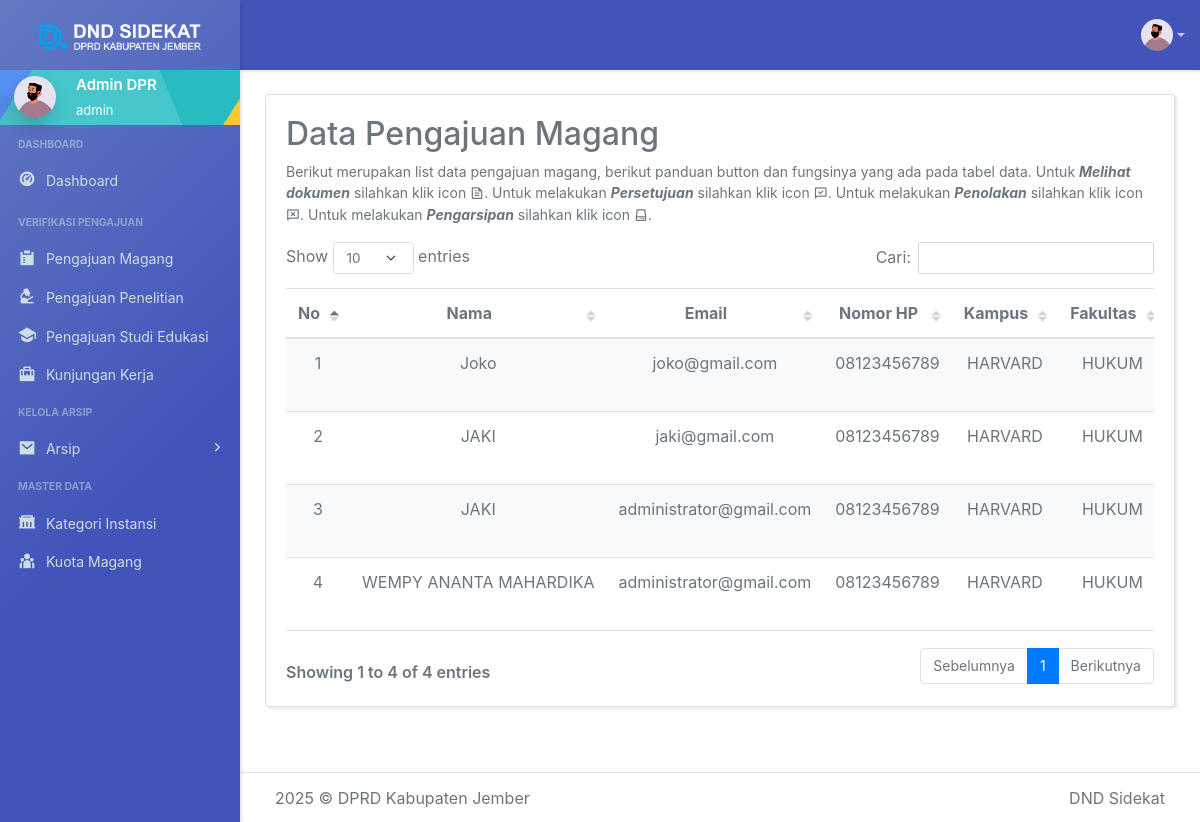
Page /admin/verifikasi_penelitian.php (signed in) on the committed database.
### tables this page shows
CREATE TABLE `pengajuan_penelitian`  (
  `id` int(11) NOT NULL AUTO_INCREMENT,
  `nama` varchar(100) NULL DEFAULT NULL,
  `email` varchar(100) NULL DEFAULT NULL,
  `nomor_hp` varchar(15) NULL DEFAULT NULL,
  `kampus` varchar(100) NULL DEFAULT NULL,
  `fakultas` varchar(100) NULL DEFAULT NULL,
  `prodi` varchar(100) NULL DEFAULT NULL,
  `nim` varchar(50) NULL DEFAULT NULL,
  `tanggal_input` timestamp NOT NULL DEFAULT CURRENT_TIMESTAMP,
  `file_jpg` varchar(255) NULL DEFAULT NULL,
  `file_pdf` varchar(255) NULL DEFAULT NULL,
  `status` enum('pending','disetujui','ditolak') NULL DEFAULT 'pending',
  `status_data` enum('pending','arsip') NULL DEFAULT 'pending',
  `alasan_penolakan` text NULL,
  `id_external` varchar(18) NULL DEFAULT NULL,
  PRIMARY KEY (`id`) USING BTREE
);

### admin/verifikasi_penelitian.php (the view, shortened to what this page needs)
<?php
include '../config/database.php';
$query = "SELECT * FROM pengajuan_penelitian WHERE status = 'pending' OR status_data = 'pending' ORDER BY tanggal_input DESC";
$result = $conn->query($query);
?>
<!DOCTYPE html>
<html lang="id">
<head>
    <link href="assets/vendor/datatables.net-bs5/css/dataTables.bootstrap5.min.css" rel="stylesheet" type="text/css" />
    <link href="assets/vendor/datatables.net-fixedcolumns-bs5/css/fixedColumns.bootstrap5.min.css" rel="stylesheet" type="text/css" />
    <link href="assets/vendor/datatables.net-fixedheader-bs5/css/fixedHeader.bootstrap5.min.css" rel="stylesheet" type="text/css" />
    <link href="assets/vendor/datatables.net-buttons-bs5/css/buttons.bootstrap5.min.css" rel="stylesheet" type="text/css" />
    <link href="assets/vendor/datatables.net-select-bs5/css/select.bootstrap5.min.css" rel="stylesheet" type="text/css" />
    <link href="assets/css/app.min.css" rel="stylesheet" type="text/css" id="app-style" />
    <link href="assets/css/icons.min.css" rel="stylesheet" type="text/css" />
    <link rel="stylesheet" href="https://stackpath.bootstrapcdn.com/bootstrap/4.5.2/css/bootstrap.min.css">
</head>
<body>
    <div class="wrapper">
        <div class="navbar-custom">
            <div class="topbar container-fluid">
                <ul class="topbar-menu d-flex align-items-center gap-3">
                    <li class="nav-item dropdown">
                        <a class="nav-link dropdown-toggle" href="#" id="navbarDropdown" role="button" data-toggle="dropdown" aria-haspopup="true" aria-expanded="false">
                            <span class="account-user-avatar">
                                <img src="assets/images/users/avatar-1.jpg" alt="user-image" width="32" class="rounded-circle">
                            </span>
                        </a>
                    </li>
                </ul>
            </div>
        </div>
        <div class="leftside-menu">
            <a href="index.html" class="logo logo-dark">
                <span class="logo-lg">
                    <img src="assets/images/logo_dnd.png" alt="dark logo">
                </span>
            </a>
            <div class="h-100" id="leftside-menu-container" data-simplebar>
                <div class="leftbar-user p-1 text-white">
                    <a class="d-flex align-items-center text-reset">
                        <div class="flex-shrink-0 ms-2">
                            <img src="assets/images/users/avatar-1.jpg" alt="user-image" height="42" class="rounded-circle shadow">
                        </div>
                        <div class="flex-grow-4 ms-3">
                            <span class="fw-semibold fs-15 d-block"><?php echo $_SESSION['nama']; ?></span>
                            <span class="fs-13"><?php echo $_SESSION['role']; ?></span>
                        </div>
                    </a>
                </div>
                <ul class="side-nav">
                    <li class="side-nav-title mt-1"> Dashboard</li>
                    <li class="side-nav-item">
                        <a href="dashboard.html" class="side-nav-link">
                            <i class="ri-dashboard-2-fill"></i>
                            <span> Dashboard </span>
                        </a>
                    </li>
                    <li class="side-nav-title mt-2">Verifikasi Pengajuan</li>
                    <li class="side-nav-item">
                        <a href="verifikasi_magang.html" class="side-nav-link">
                            <i class="ri-survey-fill"></i>
                            <span>Pengajuan Magang </span>
                        </a>
                    </li>
                    <li class="side-nav-item">
                        <a href="verifikasi_penelitian.html" class="side-nav-link">
                            <i class=" ri-microscope-fill"></i>
                            <span>Pengajuan Penelitian </span>
                        </a>
                    </li>
                    <li class="side-nav-item">
                        <a href="verifikasi_studi_edukasi.html" class="side-nav-link">
                            <i class=" ri-graduation-cap-fill"></i>
                            <span>Pengajuan Studi Edukasi</span>
                        </a>
                    </li>
                    <li class="side-nav-item">
                        <a href="verifikasi_kunjungan_kerja.html" class="side-nav-link">
                            <i class="ri-briefcase-5-fill"></i>
                            <span>Kunjungan Kerja </span>
                        </a>
                    </li>
                    <li class="side-nav-title mt-1">Kelola Arsip</li>
                    <li class="side-nav-item">
                        <a href="#" onclick="toggleDropdown()" class="side-nav-link">
                            <i class="ri-mail-fill"></i>
                            <span>Arsip</span>
                            <span class="menu-arrow"></span>
                        </a>
                    </li>
                    <li class="side-nav-title mt-1"> Master Data</li>
                    <li class="side-nav-item">
                        <a href="kategori_instansi.html" class="side-nav-link">
                            <i class="ri-government-fill"></i>
                            <span> Kategori Instansi </span>
                        </a>
                    </li>
                    <li class="side-nav-item">
                        <a href="pengaturan_kuota.html" class="side-nav-link">
                            <i class="ri-team-fill"></i>
                            <span> Kuota Magang</span>
                        </a>
                    </li>
                </ul>
            </div>
        </div>
        <br>
        <div class="content-page">
            <div class="content">
                <div class="container-fluid">
                    <div class="row">
                        <div class="col-12">
                            <div class="card">
                                <div class="card-body">
                                    <h2>Data Pengajuan Magang</h2>
                                    <p class="text-muted fs-14">
                                        Berikut merupakan list data pengajuan magang, berikut panduan button dan fungsinya yang ada pada tabel data.
                                        Untuk <b><i>Melihat dokumen</i></b> silahkan klik icon <i class="ri-file-text-line"></i>.
                                        Untuk melakukan <b><i>Persetujuan</i></b> silahkan klik icon <i class="ri-chat-check-line"></i>.
                                        Untuk melakukan <b><i>Penolakan</i></b> silahkan klik icon <i class="ri-chat-delete-line"></i>.
                                        Untuk melakukan <b><i>Pengarsipan</i></b> silahkan klik icon <i class="ri-hard-drive-3-line"></i>.
                                    </p>
                                    <div class="table-responsive">
                                        <table id="mytable" class="table table-striped w-100 nowrap" style="text-align: center;">
                                            <thead>
                                                <tr>
                                                    <th>No</th>
                                                    <th>Nama</th>
                                                    <th>Email</th>
                                                    <th>Nomor HP</th>
                                                    <th>Kampus</th>
                                                    <th>Fakultas</th>
                                                </tr>
                                            </thead>
                                            <tbody>
                                                <?php
                                                $no = 1;
                                                while ($row = $result->fetch_assoc()): ?>
                                                    <tr>
                                                        <td><?php echo $no++; ?></td>
                                                        <td><?php echo $row['nama']; ?></td>
                                                        <td><?php echo $row['email']; ?></td>
                                                        <td><?php echo $row['nomor_hp']; ?></td>
                                                        <td><?php echo $row['kampus']; ?></td>
                                                        <td><?php echo $row['fakultas']; ?></td>
                                                    </tr>
                                                <?php endwhile; ?>
                                            </tbody>
                                        </table>
                                    </div>
                                </div>
                            </div>
                        </div>
                    </div>
                </div>
                <footer class="footer">
                    <div class="container-fluid">
                        <div class="row">
                            <div class="col-md-6">
                                 © DPRD Kabupaten Jember
                            </div>
                            <div class="col-md-6">
                                <div class="text-md-end footer-links d-none d-md-block">
                                    <a>DND Sidekat</a>
                                </div>
                            </div>
                        </div>
                    </div>
                </footer>
            </div>
</body>
</html>

### rows in the picture
pengajuan_penelitian: nama "Joko", email "joko@gmail.com", nomor_hp "08123456789", kampus "HARVARD", fakultas "HUKUM"
pengajuan_penelitian: nama "JAKI", email "jaki@gmail.com", nomor_hp "08123456789", kampus "HARVARD", fakultas "HUKUM"
pengajuan_penelitian: nama "JAKI", email "administrator@gmail.com", nomor_hp "08123456789", kampus "HARVARD", fakultas "HUKUM"
pengajuan_penelitian: nama "WEMPY ANANTA MAHARDIKA", email "administrator@gmail.com", nomor_hp "08123456789", kampus "HARVARD", fakultas "HUKUM"

### other values in the picture
$_SESSION['nama'] "Admin DPR"
$_SESSION['role'] "admin"
